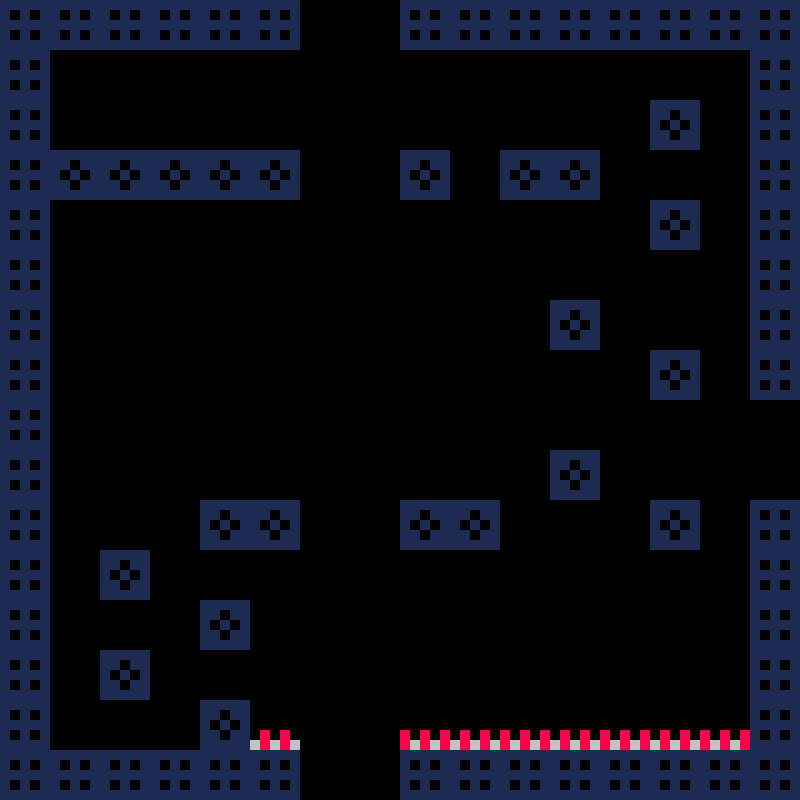

This is a level from a 2D game, rendered from its Tiled map with the project's own tilesets. A one-line summary and the map file follow, with tile-layer data summarised:
An orthogonal 16x16 tile map with 50x50 px tiles, 2 tile layers (ground, traps) and 3 objects (2x spikes).

<map version="1.0" orientation="orthogonal" width="16" height="16" tilewidth="50" tileheight="50">
 <tileset firstgid="1" name="tiles" tilewidth="50" tileheight="50">
  <image source="../img/tiles.png" width="150" height="600" />
 </tileset>
 <layer name="ground" width="16" height="16">
  <data>[256 cells, 76 non-empty, 2 distinct tile ids]</data>
 </layer>
 <layer name="traps" width="16" height="16">
  <data>[256 cells, 8 non-empty, 2 distinct tile ids]</data>
 </layer>
 <objectgroup name="kill" width="16" height="16">
  <object name="spikes" type="spikes" x="400" y="729" width="350" height="20" />
  <object x="458" y="729" height="1" />
  <object name="spikes" type="spikes" x="250" y="728" width="50" height="20" />
 </objectgroup>
</map>